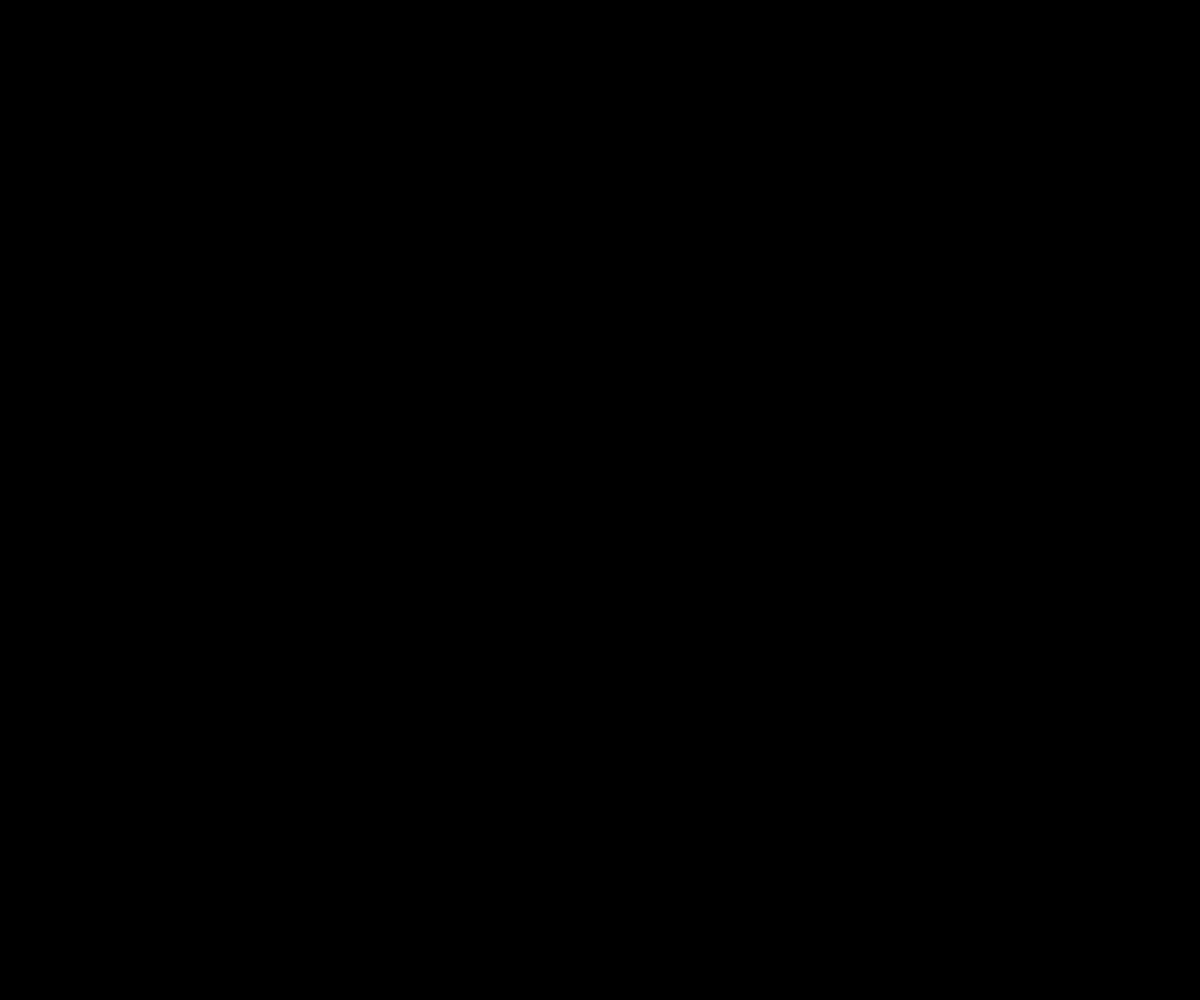
Frame 1 (no input)
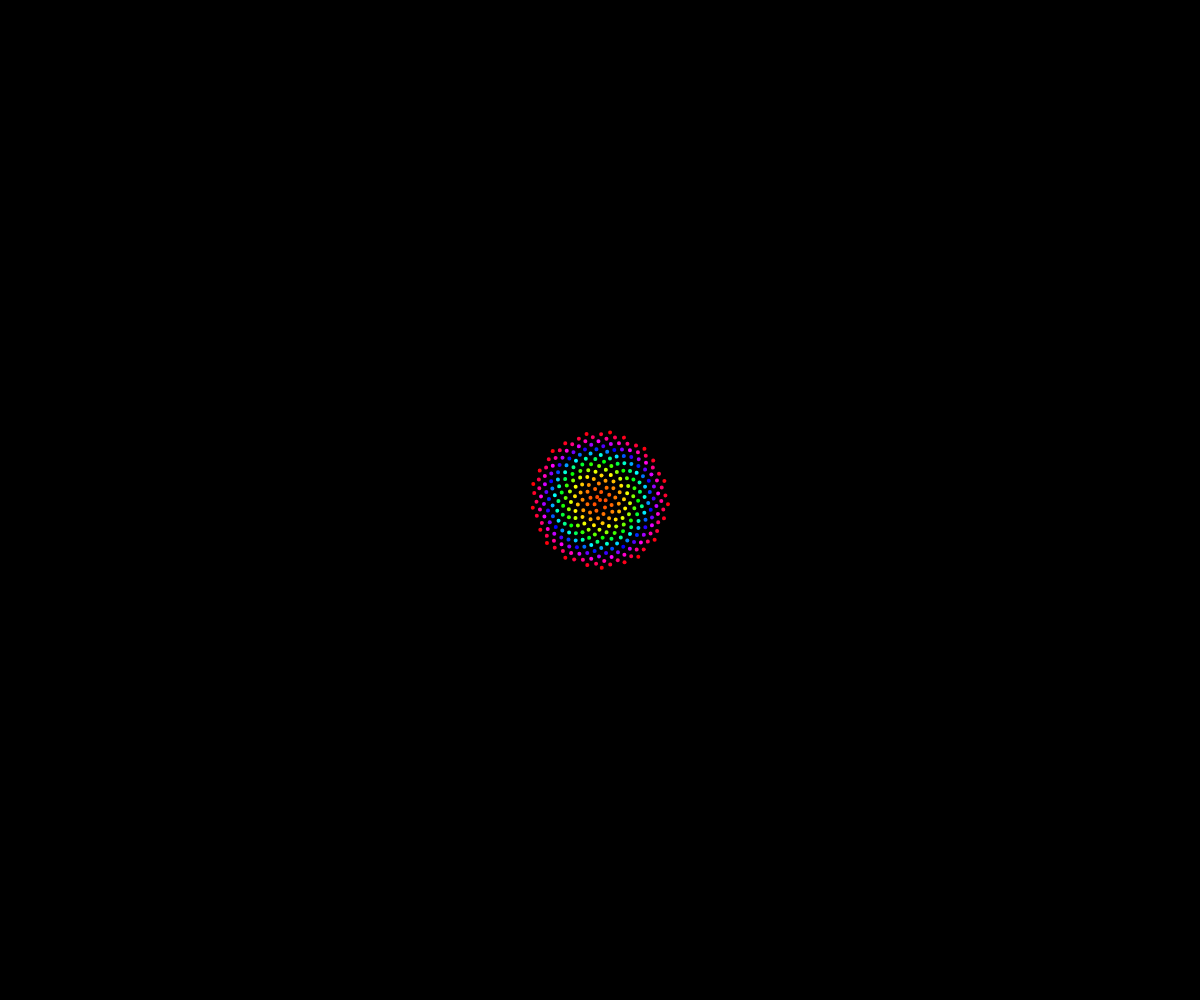
Frame 60 (no input)
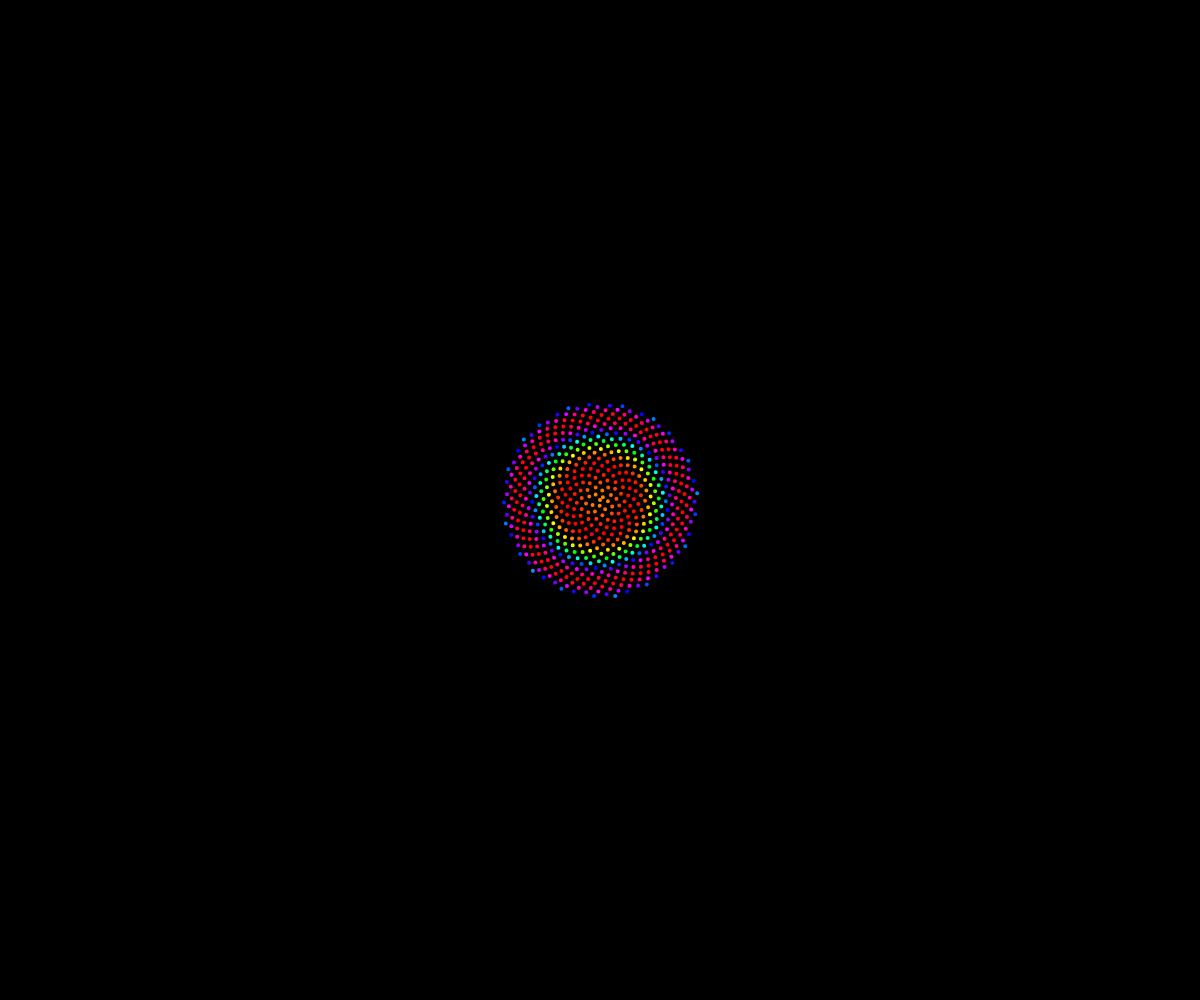
Frame 120 (the mouse pressed at the canvas centre since frame 60)

The p5.js sketch that drew these frames (run headless with seeded random() and noise() and a simulated clock; from frame 60 on, the mouse is pressed at the canvas centre):

// p5.js sketch
// ── sketch.js

var n = 0;
var c = 4;

var points = [];

var start = 0;

function setup() {
  createCanvas(windowWidth, windowHeight);
  angleMode(DEGREES);
  colorMode(HSB);
}

function draw() {
  background(0);
  translate(width / 2, height / 2);
  rotate(n * 0.3);
  for (var i = 0; i < n; i++) {
    var a = i * 137.5;
    var r = c * sqrt(i);
    var x = r * cos(a);
    var y = r * sin(a);
    var hu = sin(start + i * 0.5);
    hu = map(hu, -1, 1, 0, 360);
    fill(hu, 255, 255);
    noStroke();
    ellipse(x, y, 4, 4);
  }
  n += 5;
  start += 5;
}
